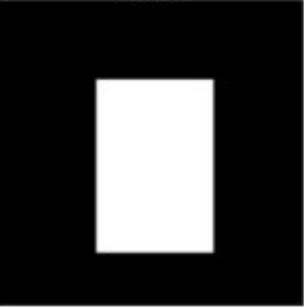
#> input picture image processing/contours/box.png, 304 x 307 px
$ python ex1.py
#> lines starting #> are read from the running program, lines starting #| are printed output that depends on the picture; after the words box and inside, x2 and y2 are one past the last pixel; in counts of white or black regions, pixels touching at a corner belong together
import numpy as np
import cv2

im = cv2.imread('box.png')
#> im is the input picture: shape (307, 304, 3); min 0, max 255, mean 57.3

imgray = cv2.cvtColor(im,cv2.COLOR_BGR2GRAY)

ret,thresh = cv2.threshold(imgray,127,255,0)
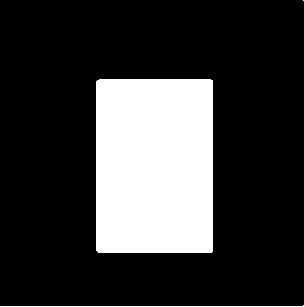
#> thresh: shape (307, 304); 22.1% white; 3 white regions (1 under 20 px)
contours, hierarchy = cv2.findContours(thresh,cv2.RETR_TREE,cv2.CHAIN_APPROX_SIMPLE)
#> contours = 3 contours, 2 with area under 20; largest, box (x1, y1, x2, y2) and area: (96, 79, 213, 253) 20061


# Create a copy of the original image
im_copy = im.copy()
#im_copy2 = im.copy()

img = cv2.drawContours(im_copy, contours, -1, (0,255,0), 3)
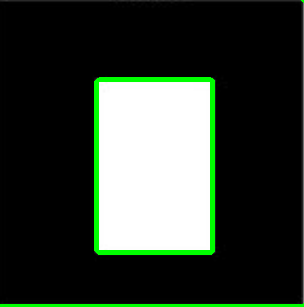
#> img: shape (307, 304, 3); mean B, G, R 51.8, 62.1, 51.8
#-1 to draw all contours
#img2 = cv2.drawContours(im_copy2, contours, 2, (0,255,0), 3)
#drawing the 4th contour


cv2.imshow('img1',img)
#cv2.imshow('img2',img2)

$ run again, with image processing/contours/star.png copied over image processing/contours/box.png
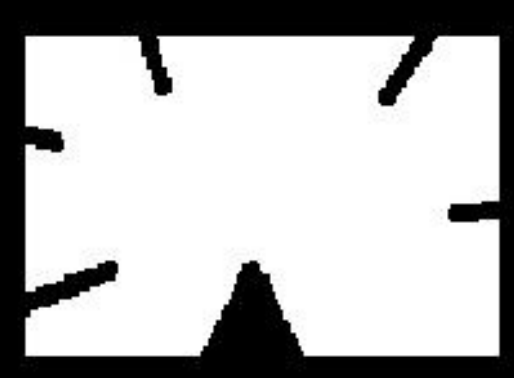
#> input picture image processing/contours/star.png, 514 x 378 px
#> im is the input picture: shape (378, 514, 3); min 0, max 255, mean 183.7
#> `ret,thresh = cv2.threshold(imgray,127,255,0)`:
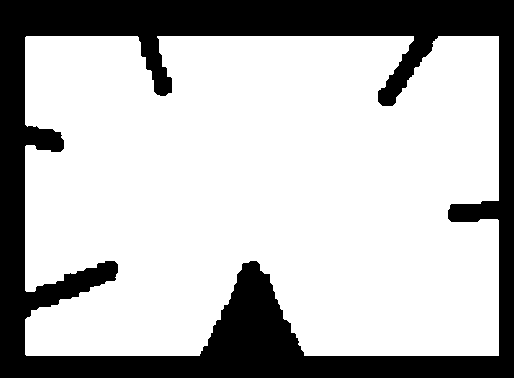
#> thresh: shape (378, 514); 72.1% white; 1 black region
#> contours = 1 contour; box (x1, y1, x2, y2) and area: (25, 36, 499, 356) 138818
#> `img = cv2.drawContours(im_copy, contours, -1, (0,255,0), 3)`:
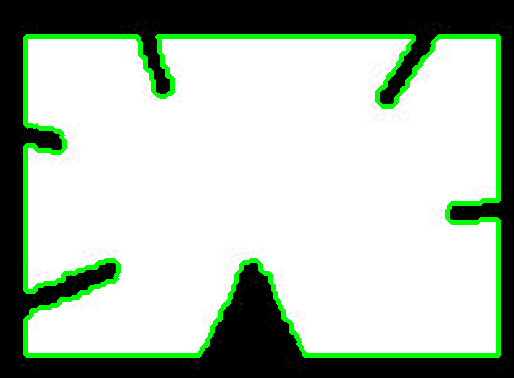
#> img: shape (378, 514, 3); mean B, G, R 174.6, 189.8, 174.6
